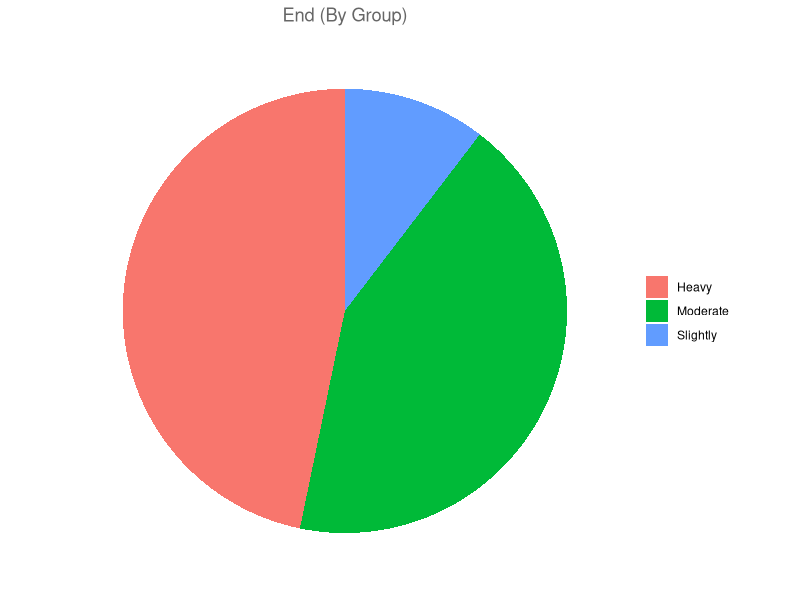

Write the R code that produced this figure.
# I will upload the file as 'drunk_data.csv'
# The project was based on an old paper that analysed whether drunk individuals tend to fall toward their dominant side or if, in fact
# it was random.. The actual paper has its origins in Brownian Motion
# Below is some code that produces a simple pie graph and looks at the proportions of where individuals ended up based on how intoxicated they were


setwd("<your path to file>")

install.packages("ggplot2")
library("ggplot2")

data <- read.csv("drunk_data.csv", sep = ",", header = TRUE)


heavy <- sum(data$Heavy)
moderate <- sum(data$Moderate)
slightly <- sum(data$Slight)


df <- data.frame(
  group = c("Heavy", "Moderate", "Slightly"),
  value = c(heavy, moderate, slightly)
)



bar <- ggplot(df, aes(x="",y=value, fill=group))+
  geom_bar(width=1, stat="identity")

pie <- bar + coord_polar("y", start=0)
pie <- pie + labs(x=NULL, y=NULL, fill=NULL, title = "End (By Group)")

pie = pie + theme_classic() + theme(axis.line = element_blank(),
                                    axis.text = element_blank(),
                                    axis.ticks = element_blank(),
                                    plot.title = element_text(hjust = 0.5, color = "#666666"))


df2 <- data[,-5]

pie
